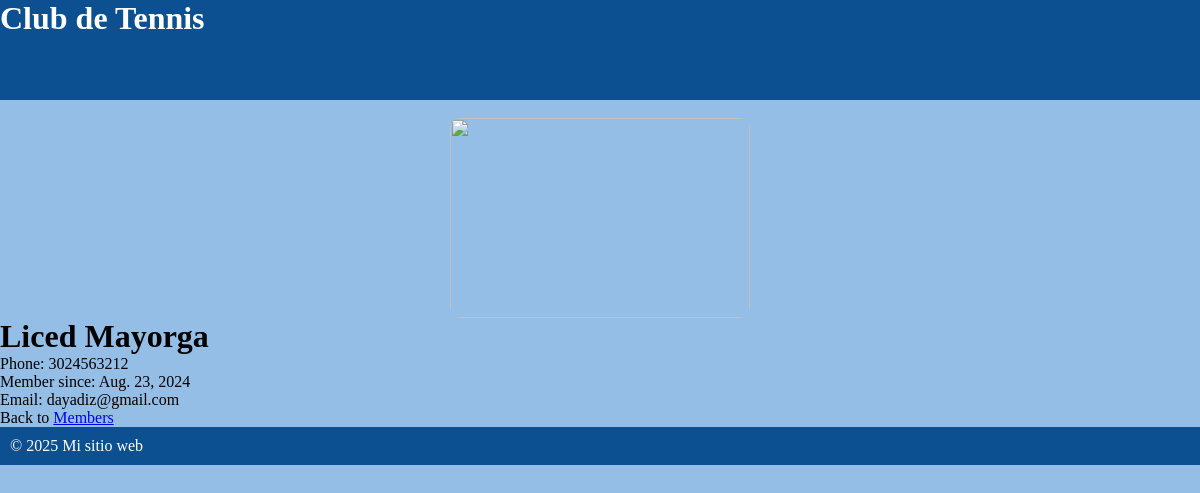
/members/details/5, run on the app's committed database.
### members/models.py (models this page shows, shortened)
class Member(models.Model):
    firstname = models.CharField(max_length=255)
    lastname = models.CharField(max_length=255)
    phone = models.IntegerField(null=True)
    joined_date = models.DateField(null=True)
    gender = models.CharField(max_length=225, null=True)
    birthday = models.DateField(null=True)
    email = models.CharField(max_length=255, null= True)

### members/views.py (the view)
# urls.py: path('members/details/<int:id>', views.details, name='details'),
def details(request, id):
    mymember = Member.objects.get(id=id)
    template = loader.get_template('details.html')
    context ={
        'mymember': mymember,
    }
    return HttpResponse(template.render(context, request))

### members/templates/details.html (shortened to what this page needs)
{% extends "master.html" %}
{% block content%}
  <h1>{{ mymember.firstname}}  {{mymember.lastname}} </h1>
        <p>Phone: {{mymember.phone}}</p>
        <p>Member since: {{mymember.joined_date}}</p>
        <p>Email: {{mymember.email}}</p>
        <p>Back to <a href="/members">Members</a></p>
{% endblock%}

### members/templates/master.html (style rules this page uses)
* { margin: 0; padding: 0; }
body { background-color: #94BEE6; }

### data on the page
Member: firstname "Liced", lastname "Mayorga", phone "3024563212", joined_date "Aug. 23, 2024", email "dayadiz@gmail.com"
